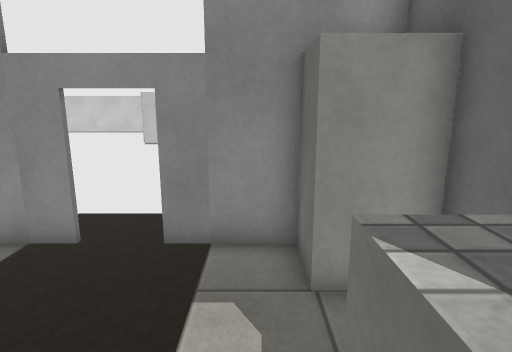
View 1 (above)

14 first-person views from a walk through a Unity game level. The camera is 1.5 m above the floor, tilts 12° down and sees 75° across. The floor is counted in squares, 0.5 m on a side. Each view is taken from the middle of a square. On the plan, view 1 faces up. The plan holds only what a view shows up to about 20 squares ahead; the rest is blank. The place goes on beyond the plan. The player character is not drawn. Some surface patterns are stand-ins.

View 2
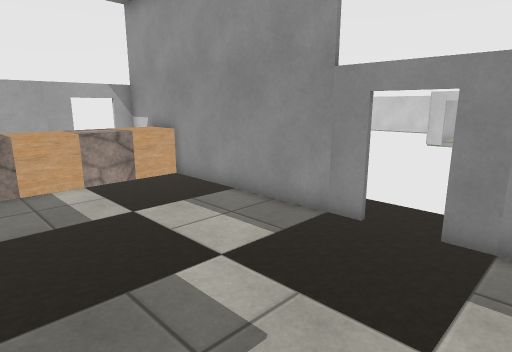

View 3
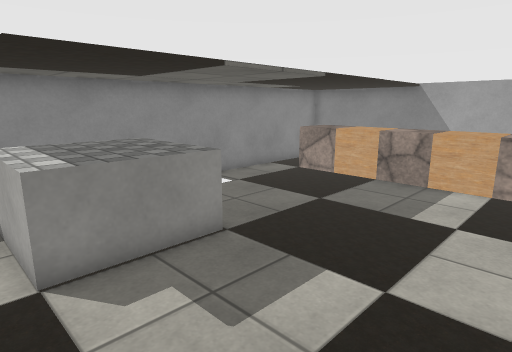

View 4
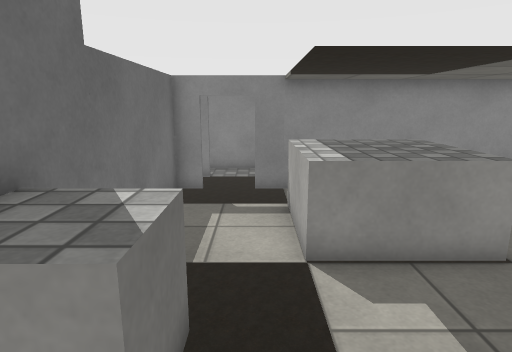

View 5
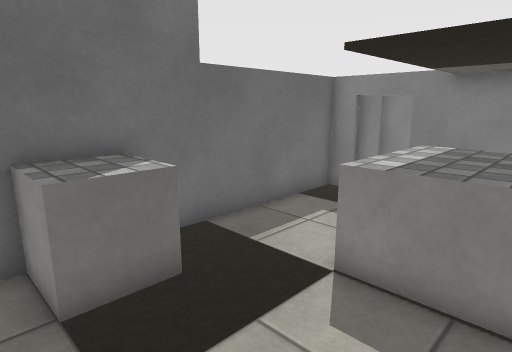

View 6
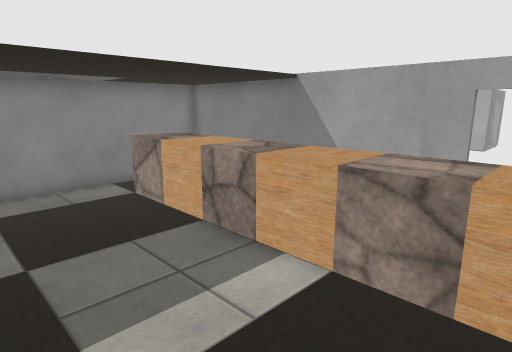

View 7
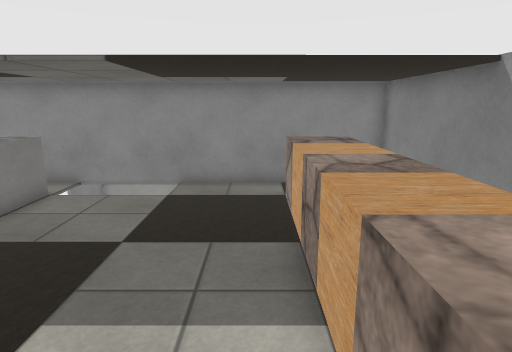

View 8
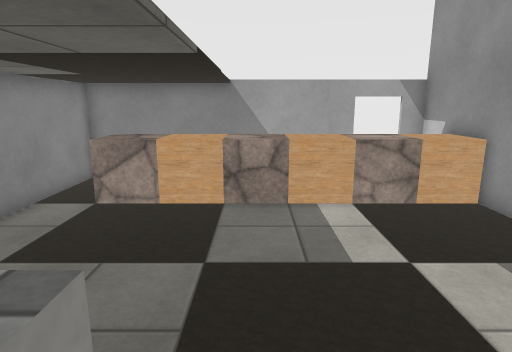

View 9
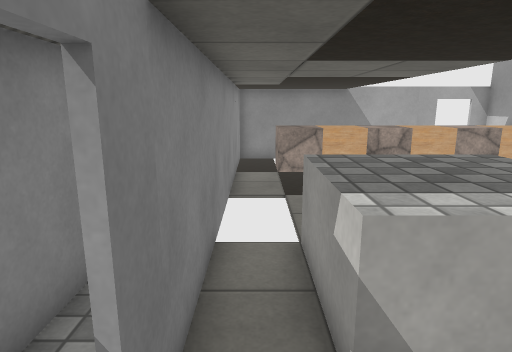

View 10
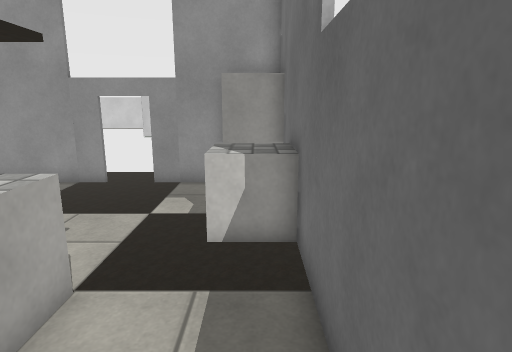

View 11
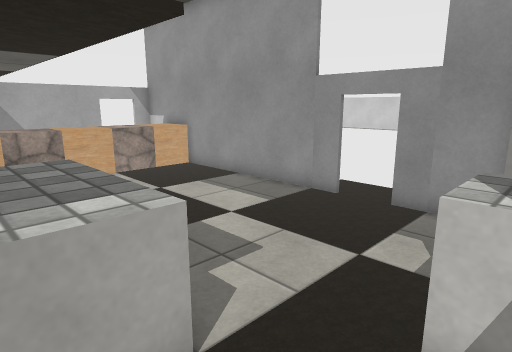

View 12
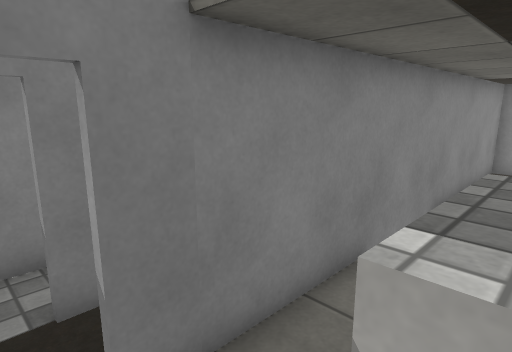

View 13
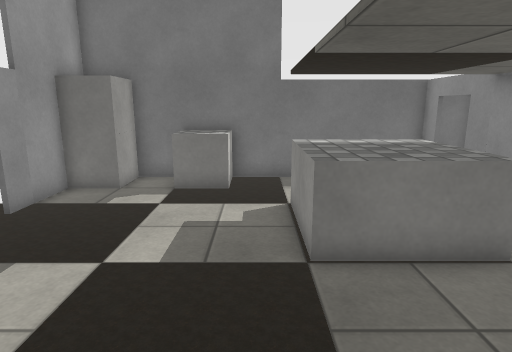

View 14
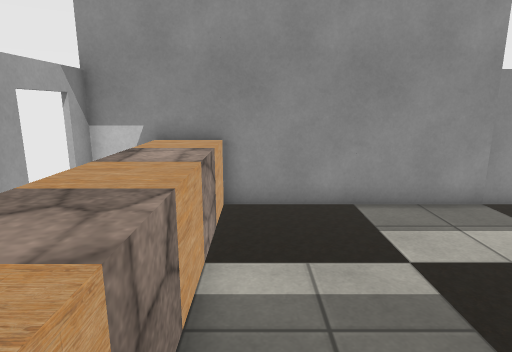

### Floor plan
Key: @ floor where view 1 was taken; # wall or solid block; x gap in a wall; . floor; = window, fence, low wall or low ledge; ^ raised ledge.
Columns run from 17 left of view 1 to 3 right of it. Each row starts with its distance up from view 1.
  7 ##^^^########x.x###
  6 # ^^^.............#
  5 # ^^^.............###
  4 # ^^^...............#
  3 # ^^^.............^^^
  2   ^^^.............^^^
  1   ^^^.............^^^
  0   ^^^............@..#
 -1  ###=.......#===#...#
 -2  ###=.......=###=...#
 -3 ####=.......=###=...#
 -4 ####=.......=###=...#
 -5 ###=#...    #===#...#
 -6 #.......    #.......#
 -7 #################x#x#
 -8                .....#
 -9               #######

Positions as (right, up) in squares from view 1, and headings:
1: (0, 0), facing up
2: (0, -1), facing up-left
3: (0, 5), facing down-left
4: (0, 5), facing down
5: (-4, 4), facing down-right
6: (-8, 6), facing down-left
7: (-12, 6), facing down
8: (-3, 0), facing left
9: (2, -6), facing left
10: (2, -6), facing up
11: (2, -3), facing up-left
12: (1, -4), facing down-left
13: (-11, 0), facing right
14: (-12, -3), facing up
